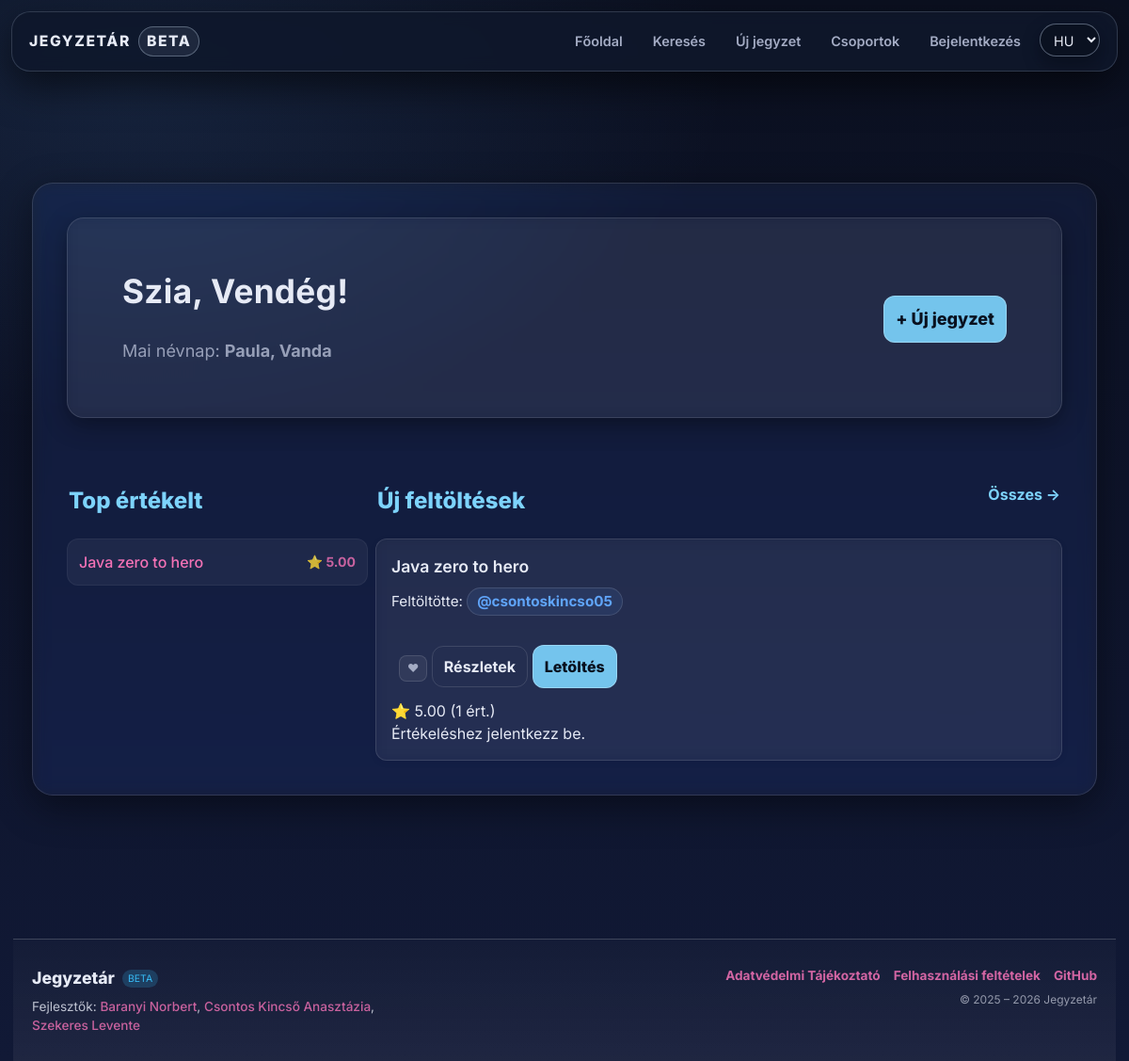
Before: / with the older database file.
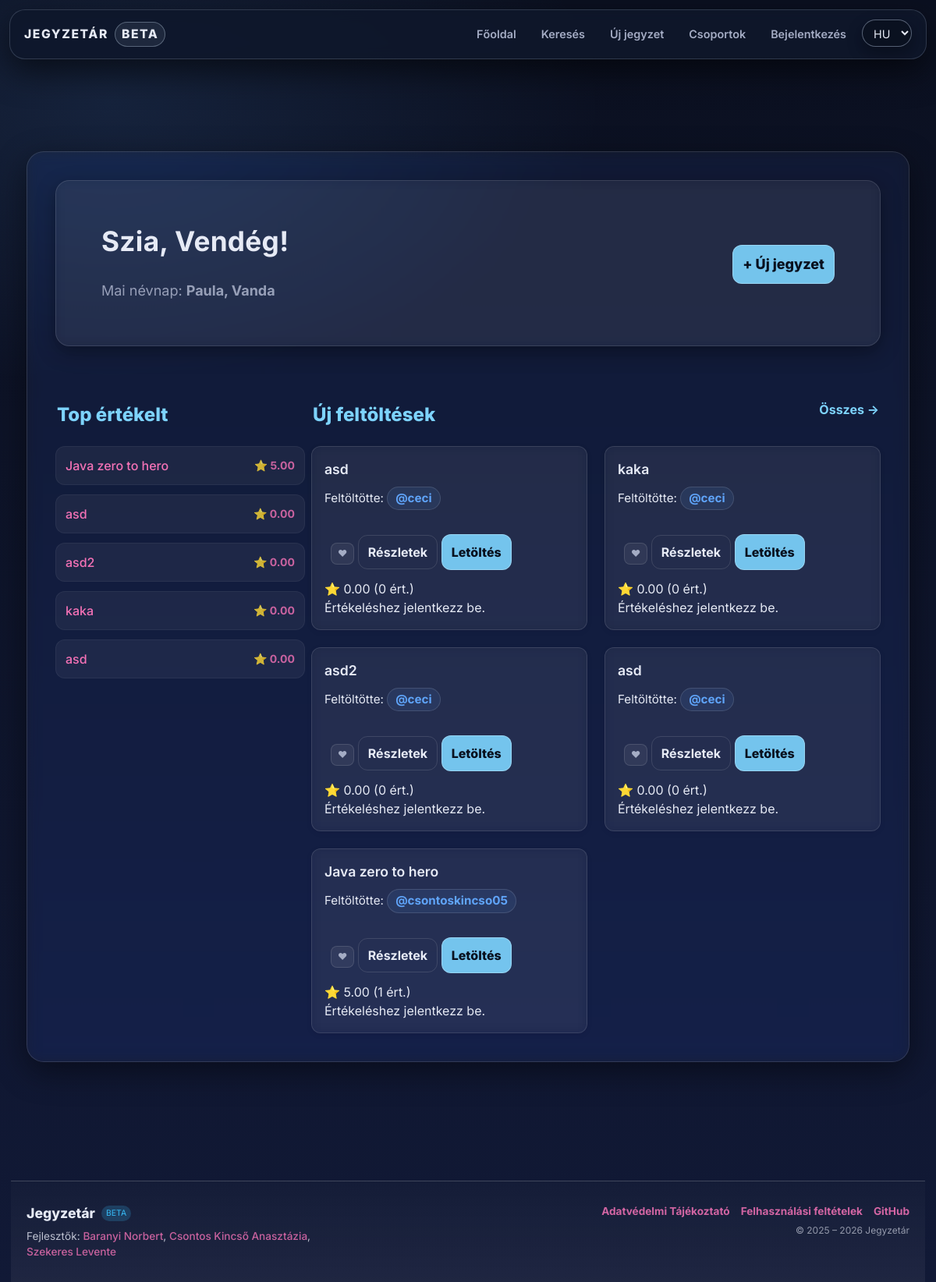
After: the same page with the newer database file.
### tables this page shows
CREATE TABLE `namedays` (
  `id` int(11) NOT NULL,
  `datum` varchar(5) DEFAULT NULL,
  `nevek` varchar(255) DEFAULT NULL
);

CREATE TABLE `files` (
  `id` int(11) NOT NULL,
  `uploaded_by` int(11) DEFAULT NULL,
  `name` varchar(255) NOT NULL,
  `file_name` varchar(255) NOT NULL,
  `description` text DEFAULT NULL,
  `file_path` varchar(255) NOT NULL,
  `subject` varchar(100) NOT NULL,
  `tags` varchar(255) NOT NULL,
  `tn_name` varchar(255) DEFAULT NULL,
  `file_size` bigint(20) UNSIGNED DEFAULT NULL
);

CREATE TABLE `users` (
  `id` int(11) NOT NULL,
  `lastname` varchar(100) DEFAULT NULL,
  `firstname` varchar(100) DEFAULT NULL,
  `username` varchar(50) NOT NULL,
  `birthdate` date DEFAULT NULL,
  `gender` varchar(10) DEFAULT NULL,
  `email` varchar(50) NOT NULL,
  `profile_picture` varchar(255) DEFAULT NULL,
  `password` varchar(255) NOT NULL,
  `security_question` varchar(255) NOT NULL,
  `security_answer` varchar(255) NOT NULL,
  `admin` tinyint(1) NOT NULL,
  `registration_date` datetime DEFAULT NULL,
  `language` varchar(5) NOT NULL DEFAULT 'hu',
  `oauth_provider` varchar(20) DEFAULT NULL,
  `oauth_sub` varchar(191) DEFAULT NULL,
  `email_verified` tinyint(1) NOT NULL DEFAULT 0,
  `bio` text DEFAULT NULL,
  `profile_theme` varchar(32) NOT NULL DEFAULT 'default'
);

### assets/php/navbar.php (called while the page is built, shortened)
<?php
    $isLoggedIn = false;
?>

### assets/php/lang.php (called while the page is built, shortened)
<?php
    $supported_langs = ['hu', 'en', 'de'];
    if (isset($_GET['lang']) && in_array($_GET['lang'], $supported_langs, true)) {
        $lang = $_GET['lang'];
        $_SESSION['lang'] = $lang;
        if (!headers_sent()) {
            setcookie('lang', $lang, time() + 60*60*24*30, '/');
        }
    } else {
        if (isset($_SESSION['lang']) && in_array($_SESSION['lang'], $supported_langs, true)) {
            $lang = $_SESSION['lang'];
        } elseif (isset($_COOKIE['lang']) && in_array($_COOKIE['lang'], $supported_langs, true)) {
            $lang = $_COOKIE['lang'];
        } else {
            $lang = 'hu';
        }
    }
    $translations = [];
    if ($stmt = $conn->prepare("SELECT t_key, text FROM translations WHERE lang_code = ?")) {
        $stmt->bind_param('s', $lang);
        $stmt->execute();
        $result = $stmt->get_result();
        while ($row = $result->fetch_assoc()) {
            $translations[$row['t_key']] = $row['text'];
        }
    }
    if (!function_exists('t')) {
        function t(string $key): string
        {
            global $translations;
            return $translations[$key] ?? $key;
        }
    }

### assets/php/functions.php (called while the page is built, shortened)
<?php
    if (!function_exists('db_stmt')) {
        function db_stmt(mysqli $conn, string $sql, string $types = '', array $params = []): mysqli_stmt {
            $stmt = $conn->prepare($sql);
            if ($types !== '' && $params) {
                if (!$stmt->bind_param($types, ...$params)) {
                    db_log_error($conn, 'Paraméterek bind-elése sikertelen', $sql, $params);
                    throw new RuntimeException('Paraméterek bind-elése sikertelen: ' . $stmt->error);
                }
            }
            if (!$stmt->execute()) {
                db_log_error($conn, 'Végrehajtási hiba (execute)', $sql, $params);
                throw new RuntimeException('Végrehajtási hiba (execute): ' . $stmt->error);
            }
            return $stmt;
        }
    }
    if (!function_exists('db_query')) {
        function db_query(mysqli $conn, string $sql, string $types = '', array $params = []): mysqli_result
        {
            $stmt = db_stmt($conn, $sql, $types, $params);
            $result = $stmt->get_result();
            return $result;
        }
    }

### index.php (the view, shortened to what the rows shown need)
<?php
    require_once "assets/php/db.php";
    require_once "assets/php/lang.php";
    require_once "assets/php/functions.php";
    $user = null;
    $currentUserId = $user['id'] ?? 0;
    $displayName   = $user['username'] ?? t('guest');
    $today = date("m-d");
    $nd = db_query($conn, "SELECT nevek FROM namedays WHERE datum = ? LIMIT 1", "s", [$today]);
    $nameday = ($nd && $nd->num_rows > 0) ? $nd->fetch_assoc()['nevek'] : t('nameday_none_today');
    $popular_sql = "
        SELECT f.*, IFNULL(AVG(r.rating),0) AS avg_rating, COUNT(r.id) AS rating_count
        FROM files f
        LEFT JOIN ratings r ON f.id = r.file_id
        GROUP BY f.id
        ORDER BY avg_rating DESC, rating_count DESC
        LIMIT 8
    ";
    $popular_result = $conn->query($popular_sql);
    $latest_result = $conn->query("SELECT * FROM files ORDER BY id DESC LIMIT 12");
?>
<!DOCTYPE html>
<html lang="<?= htmlspecialchars($lang ?? 'hu') ?>">
<head>
    <link rel="stylesheet" href="assets/css/styles.css">
    <script src="https://cdn.jsdelivr.net/npm/@tailwindcss/browser@4"></script>
</head>
<body>
    <?php
        include 'assets/php/navbar.php';
    ?>
    <div class="content-wrapper w-full">
        <div class="main w-full max-w-6xl mx-auto px-4 md:px-6 lg:px-8">
            <section class="hero card mb-6 md:mb-8">
                <div class="hero-body p-4 md:p-6 lg:p-10">
                    <div class="hero-text">
                        <h1 class="hero-title text-2xl md:text-3xl lg:text-4xl font-bold mb-2">
                            <?= t('hero_greeting') . " " . htmlspecialchars($displayName) ?>!
                        </h1>
                        <p class="hero-sub text-base md:text-lg opacity-90"><?= t('hero_nameday') ?>: <strong><?= htmlspecialchars($nameday) ?></strong></p>
                    </div>
                </div>
            </section>
            <div class="home-grid">
            <section class="content-main flex-1 min-w-0">
                    <?php if ($latest_result && $latest_result->num_rows > 0): ?>
                        <div class="content-grid grid grid-cols-1 md:grid-cols-2 gap-4 md:gap-6">
                            <?php while ($file = $latest_result->fetch_assoc()):
                                    $file_id = (int)$file['id'];
                                    $uploaderRes = db_query($conn, "SELECT username FROM users WHERE id = ? LIMIT 1", "i", [(int)$file['uploaded_by']]);
                                    $uploader = ($uploaderRes && $uploaderRes->num_rows) ? $uploaderRes->fetch_assoc() : ['username' => 'ismeretlen'];
                                    $avgRes = db_query($conn, "SELECT AVG(rating) AS avg, COUNT(*) AS c FROM ratings WHERE file_id = ?", "i", [$file_id]);
                                    $avg = "0.00";
                                    $cnt = 0;
                                    if ($avgRes && $avgRes->num_rows) {
                                        $d = $avgRes->fetch_assoc();
                                        $avg = number_format((float)($d['avg'] ?? 0), 2);
                                        $cnt = (int)($d['c'] ?? 0);
                                    }
                                    $userRating = 0;
                                $is_favorite = false;
                            ?>
                                <article class="card note-card" id="file-<?= (int)$file_id ?>">
                                    <header class="note-header">
                                        <div class="card-title-group">
                                            <h4 class="entry-title"><?= htmlspecialchars($file['name'] ?? '') ?></h4>
                                            <p class="uploader-info">
                                                Feltöltötte:
                                                <a class="uploader-name" href="profile.php?user=<?= urlencode($uploader['username'] ?? '') ?>">
                                                    @<?= htmlspecialchars($uploader['username'] ?? 'ismeretlen') ?>
                                                </a>
                                            </p>
                                        </div>
                                    </header>
                                    <div class="card-actions">
                                        <?php if ($isLoggedIn && $currentUserId): ?>
                                            <form method="POST" style="margin:0;">
                                                <input type="hidden" name="favorite-btn" value="1">
                                                <input type="hidden" name="favorite_file_id" value="<?= (int)$file_id ?>">
                                                <button type="submit"
                                                        class="favorite-btn <?= $is_favorite ? 'favorited' : '' ?>"
                                                        title="<?= $is_favorite ? 'Kedvencekből törlés' : 'Kedvencekhez' ?>">
                                                    ❤
                                                </button>
                                            </form>
                                        <?php else: ?>
                                            <a class="favorite-btn" href="reglog.php" title="Jelentkezz be a kedvencekhez">
                                                ❤
                                            </a>
                                        <?php endif; ?>
                                        <a href="note.php?id=<?= (int)$file_id ?>" class="btn-sm btn-ghost">
                                            Részletek
                                        </a>
                                        <a href="assets/php/download.php?id=<?= (int)$file_id ?>" class="btn-sm btn-cta">
                                            Letöltés
                                        </a>
                                    </div>
                                    <div class="card-footer-meta">
                                        <div class="rating-display">
                                            ⭐ <span class="rating-value"><?= htmlspecialchars($avg) ?></span>
                                            <span class="rating-count">(<?= (int)$cnt ?> ért.)</span>
                                        </div>
                                        <?php if ($isLoggedIn && $currentUserId): ?>
                                            <form class="rating-form" method="POST" action="index.php">
                                                <input type="hidden" name="rate-btn" value="1">
                                                <input type="hidden" name="rate_file_id" value="<?= (int)$file_id ?>">
                                                <div class="star-rating" aria-label="Értékelés">
                                                    <?php for ($i = 5; $i >= 1; $i--): ?>
                                                        <input
                                                                type="radio"
                                                                id="rate-<?= (int)$file_id ?>-<?= $i ?>"
                                                                name="rating"
                                                                value="<?= $i ?>"
                                                                <?= ((int)$userRating === $i) ? 'checked' : '' ?>
                                                                onchange="this.form.submit()"
                                                        >
                                                        <label for="rate-<?= (int)$file_id ?>-<?= $i ?>" title="<?= $i ?> csillag">★</label>
                                                    <?php endfor; ?>
                                                </div>
                                                <?php if ((int)$userRating > 0): ?>
                                                    <span class="rating-count">Te: <?= (int)$userRating ?>/5</span>
                                                <?php endif; ?>
                                            </form>
                                        <?php else: ?>
                                            <span class="rating-count">Értékeléshez jelentkezz be.</span>
                                        <?php endif; ?>
                                    </div>
                                </article>
                            <?php endwhile; ?>
                        </div>
                    <?php endif; ?>
                </section>
                <aside class="content-aside w-full lg:w-80 min-w-0">
                    <?php if ($popular_result && $popular_result->num_rows > 0): ?>
                        <div class="list-compact flex flex-col gap-3">
                            <?php while ($file = $popular_result->fetch_assoc()): ?>
                                <a href="note.php?id=<?= $file['id'] ?>" class="popular-item-link block p-3 rounded-xl bg-white/5 hover:bg-white/10 transition-colors border border-white/5 min-w-0">
                                    <div class="flex justify-between items-center gap-2 min-w-0">
                                        <span class="font-medium truncate text-sm md:text-base"><?= htmlspecialchars($file['name'] ?? '') ?></span>
                                        <span class="text-xs md:text-sm whitespace-nowrap opacity-80">⭐ <?= number_format((float)$file['avg_rating'], 2) ?></span>
                                    </div>
                                </a>
                            <?php endwhile; ?>
                        </div>
                    <?php endif; ?>
                </aside>
            </div>
        </div>
    </div>
    </body>
</html>

Changed rows visible on the page:
added files: name "asd", users.username "ceci", avg "0.00", cnt "0", avg_rating "0.00"
added files: name "kaka", users.username "ceci", avg "0.00", cnt "0", avg_rating "0.00"
added files: name "asd2", users.username "ceci", avg "0.00", cnt "0", avg_rating "0.00"
added files: name "asd", users.username "ceci", avg "0.00", cnt "0", avg_rating "0.00"
